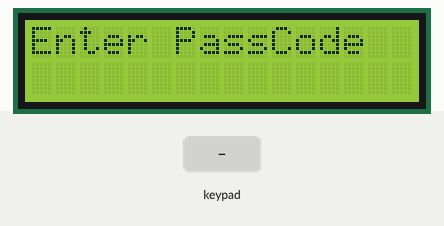
This sketch was run on a simulated Arduino Uno, built with avr-gcc and run on an emulated ATmega328P. Parts: 16×2 character LCD. Wiring (inferred from the names in the program): 4×4 keypad with keys 1 2 3 A 4 5 6 B 7 8 9 C * 0 # D (labels assumed): rows pin 8, pin 9, pin 10, pin 11; columns pin 12, pin 13, A0, A1. The inputs (shaded band) are chosen by the test bench.

Above: at 1.2 s.
1.3 s: keypad keys 1 2 3 4 # pressed 0.4 s apart
At 3.9 s:
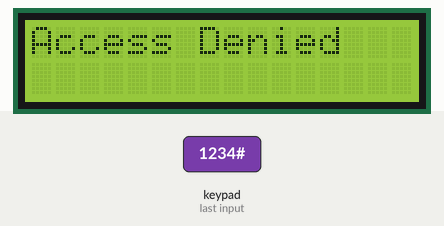
5.5 s: key '2' pressed
At 6.7 s:
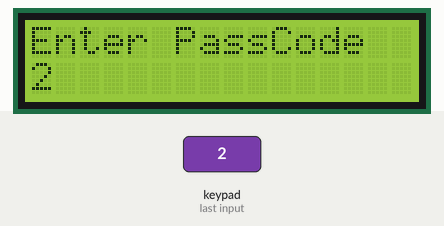
7.0 s: key '1' pressed
At 8.2 s:
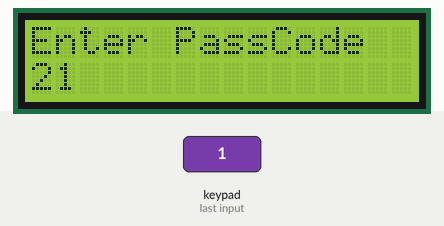
8.5 s: keypad keys 1 2 3 4 pressed 0.4 s apart
At 11.3 s:
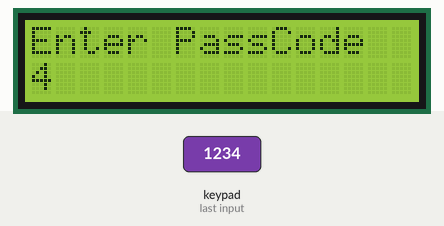
Timing chart, 0 to 12.6 s (numbered marks = the images above; inputs shaded):
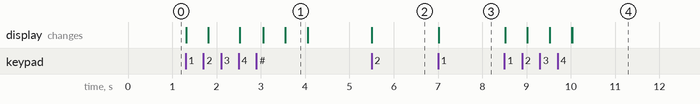

The sketch:

keypad.ino
```cpp
#include<LiquidCrystal.h>
LiquidCrystal lcd(7,6,5,4,3,2);
int r1=8;
int r2=9;
int r3=10;
int r4=11;
int c1=12;
int c2=13;
int c3=A0;
int c4=A1;
int b=A2;
int neww=0;
int check[4]={1,2,0,4};
int store[4];
int k=0;
void setup()
{
  lcd.begin(16,2);
  pinMode(r1,OUTPUT);
  pinMode(r2,OUTPUT);
  pinMode(r3,OUTPUT);
  pinMode(r4,OUTPUT);

  pinMode(c1,INPUT);
  pinMode(c2,INPUT);
  pinMode(c3,INPUT);
  pinMode(c4,INPUT);
  lcd.print("Enter PassCode");
  lcd.setCursor(0,1);
  pinMode(b,INPUT);
}

void loop()
{
x:
  store[k]=keypad();
  if(store[k]>0)
  {
    if(store[k]==16)
    store[k]=0;
    lcd.print(store[k]);
    delay(500);
    if(k==3)
    {
    if(store[0]==check[0])
    if(store[1]==check[1])
    if(store[2]==check[2])
    if(store[3]==check[3])
    neww=1;
     if(neww==1)
     {
      neww=0;
      k=0;
      lcd.clear();
      lcd.print("Access Granted");
      delay(500);
      lcd.clear();
      lcd.print("Enter PassCode");
      lcd.setCursor(0,1);
      goto x;
      }
    else
    {
      k=0;
      lcd.clear();
      lcd.print("Access Denied");
      delay(500);
      lcd.clear();
      lcd.print("Enter PassCode");
      lcd.setCursor(0,1);
      goto x;
    }
    }
    k++;
  }
}
int keypad()
{
  digitalWrite(c1,HIGH);
  digitalWrite(c2,HIGH);
  digitalWrite(c3,HIGH);
  digitalWrite(c4,HIGH);

  digitalWrite(r1,LOW);
  digitalWrite(r2,HIGH);
  digitalWrite(r3,HIGH);
  digitalWrite(r4,HIGH);

  if(digitalRead(c1)==0)
  return 1;
  if(digitalRead(c2)==0)
  return 2;
  if(digitalRead(c3)==0)
  return 3;
  if(digitalRead(c4)==0)
  return 10;
  delay(10);

  digitalWrite(r1,HIGH);
  digitalWrite(r2,LOW);
  digitalWrite(r3,HIGH);
  digitalWrite(r4,HIGH);

  if(digitalRead(c1)==0)
  return 4;
  if(digitalRead(c2)==0)
  return 5;
  if(digitalRead(c3)==0)
  return 6;
  if(digitalRead(c4)==0)
  return 11;
  delay(10);

  digitalWrite(r1,HIGH);
  digitalWrite(r2,HIGH);
  digitalWrite(r3,LOW);
  digitalWrite(r4,HIGH);

  if(digitalRead(c1)==0)
  return 7;
  if(digitalRead(c2)==0)
  return 8;
  if(digitalRead(c3)==0)
  return 9;
  if(digitalRead(c4)==0)
  return 12;
  delay(10);

  digitalWrite(r1,HIGH);
  digitalWrite(r2,HIGH);
  digitalWrite(r3,HIGH);
  digitalWrite(r4,LOW);

  if(digitalRead(c1)==0)
  return 15;
  if(digitalRead(c2)==0)
  return 16;
  if(digitalRead(c3)==0)
  return 14;
  if(digitalRead(c4)==0)
  return 13;
  delay(10);

  digitalWrite(r1,HIGH);
  digitalWrite(r2,HIGH);
  digitalWrite(r3,HIGH);
  digitalWrite(r4,HIGH);

  if(digitalRead(c1)==1)
  return 0;
  if(digitalRead(c2)==1)
  return 0;
  if(digitalRead(c3)==1)
  return 0;
  if(digitalRead(c4)==1)
  return 0;
}
```

Measured:
- after the input at 1.3 s, the display: first changes at once (image 1 shows a later state)
- after the input at 5.5 s, the display: changes at once (image 2)
- after the input at 7.0 s, the display: changes at once (image 3)
- after the input at 8.5 s, the display: first changes at once (image 4 shows a later state)
- what the display in image 1 shows lasts 0.5 s, from 3.6 s to 4.1 s
